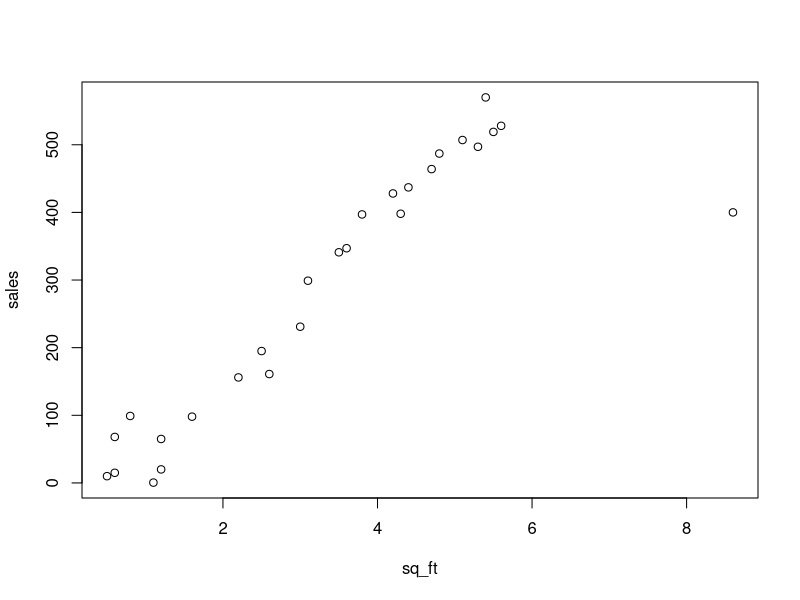
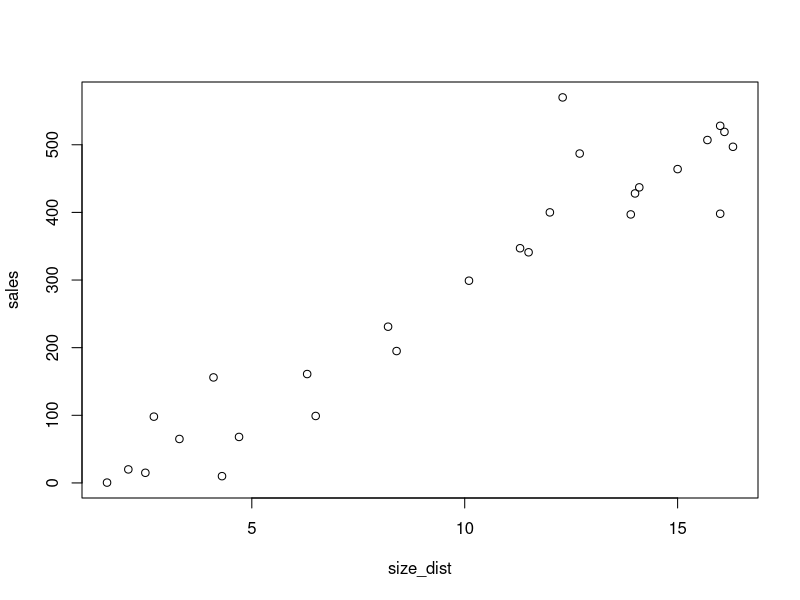
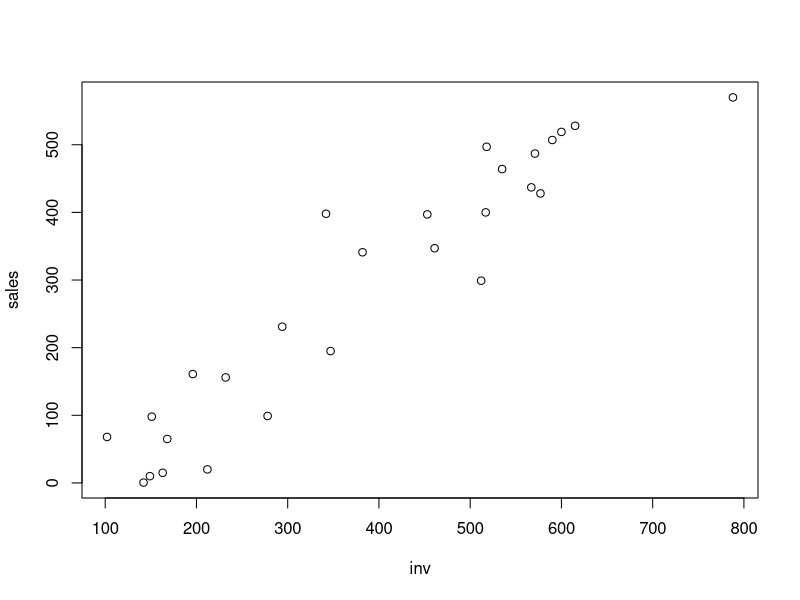
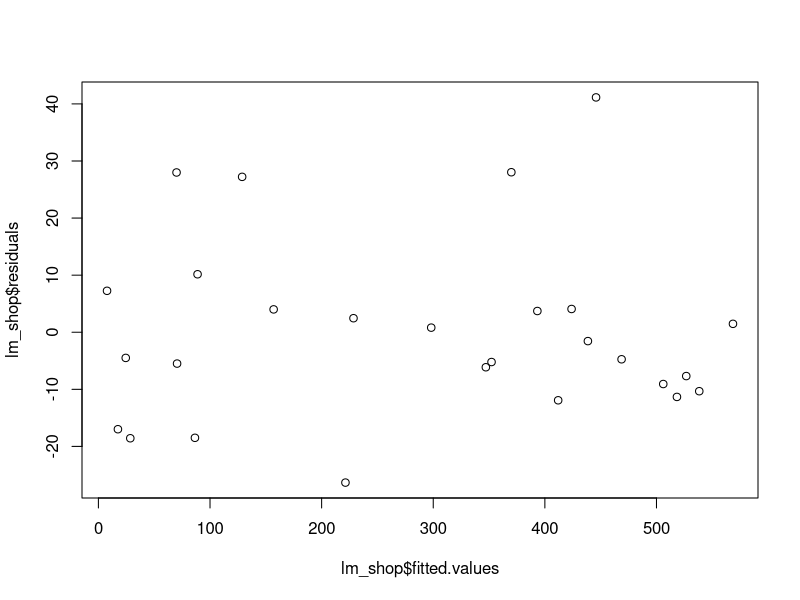
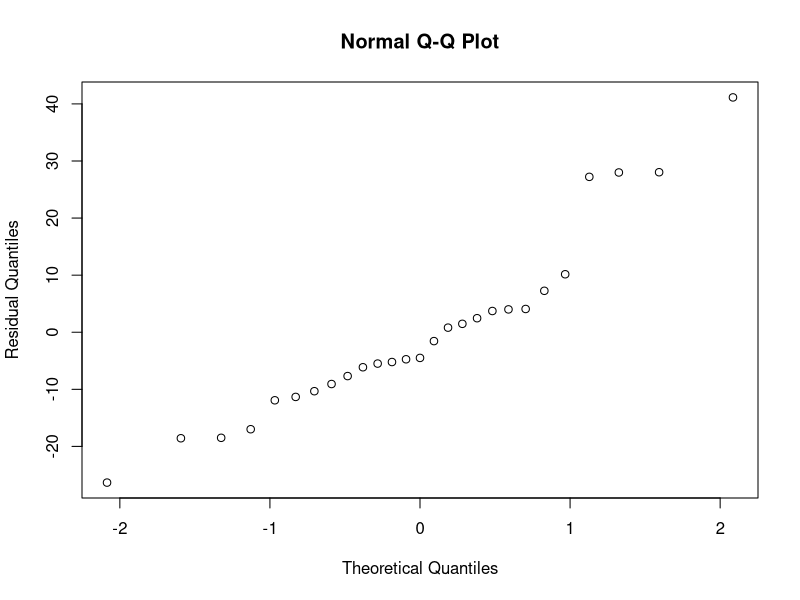
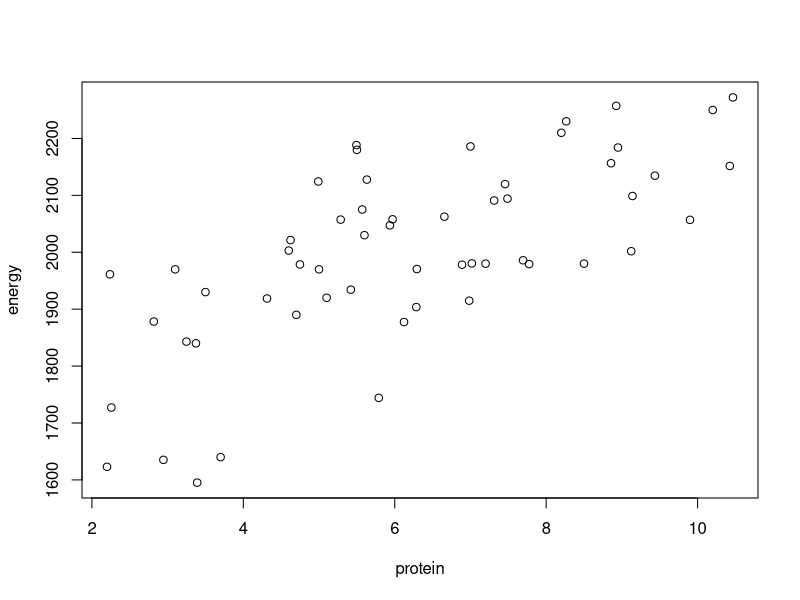
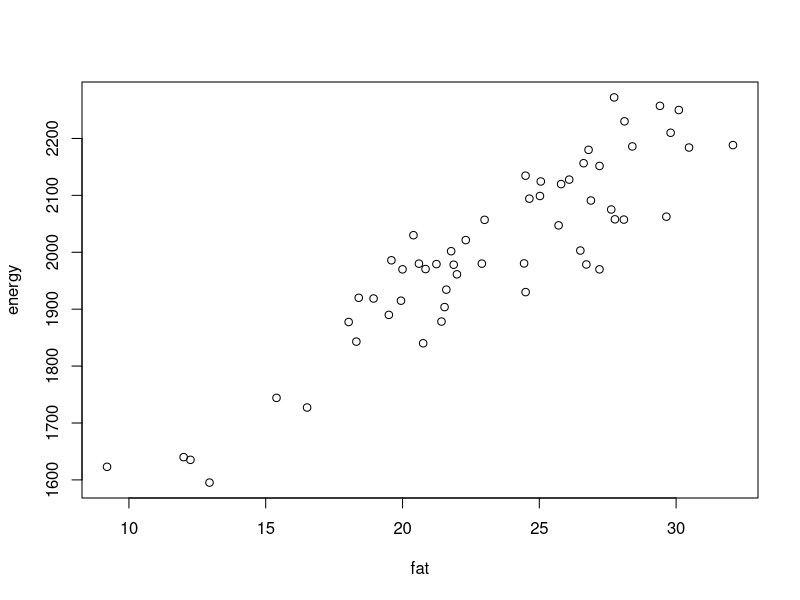
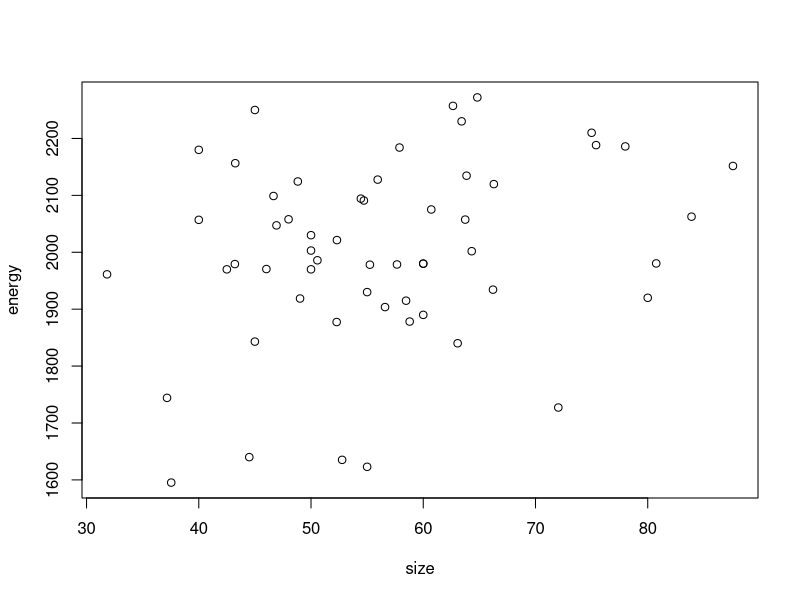

Reproduce these figures in R, in order.
## Multivariable Regression

# Read in your data set and assign to the object:
shop_data <- read.table("./sales.txt", header  = TRUE)

# Add a plot: Is linearity plausible?
plot(sales ~ sq_ft, shop_data)
plot(sales ~ size_dist, shop_data)
plot(sales ~ inv, shop_data)

# Build a linear model for net sales based on all other variables: lm_shop
lm_shop <- lm(sales~., data=shop_data)

# Summarize lm_shop
summary(lm_shop)


## Are all predictors relevant?

# Plot the residuals in function of your fitted observations
plot(lm_shop$fitted.values,lm_shop$residuals)

# Make a Q-Q plot of your residual quantiles
qqnorm(lm_shop$residuals, ylab= "Residual Quantiles")

# Summarize your model, are there any irrelevant predictors?
summary(lm_shop)

# There is no clear pattern in your residuals. Moreover, the residual quantiles 
# are approximately on one line. From the small p-values you can conclude that 
# every predictor is important!

# Predict the net sales based on shop_new.
# Read in your data set and assign to the object:
shop_new<- read.table("./shopnew.txt", header  = TRUE)
predict(lm_shop, shop_new)


## Are all predictors relevant? Take 2!

# Let's take a different dataset. In 2002 Brisbane did a study on different 
# chocolate bars and measured its energy per 100 gram, percentage of proteins, 
# percentage of fat and the total size. You're wondering whether energy is related 
# to the other variables. You can find the results in choco_data.
# Your job is to build a multi linear model for the energy based on all other 
# variables and judge its performance.

# Read in your data set and assign to the object:
choco_data<- read.table("./choc.txt", header  = TRUE)

# Add a plot: Linearity plausible?
plot(energy ~ protein, choco_data)
plot(energy ~ fat, choco_data)
plot(energy ~ size, choco_data)

# Build a linear model for the energy based on all other variables: lm_choco
lm_choco <- lm(energy~., data=choco_data)

# Plot the residuals in function of your fitted observations
plot(lm_choco$fitted.values,lm_choco$residuals)

# Make a Q-Q plot of your residual quantiles
qqnorm(lm_choco$residuals, ylab= "Residual Quantiles")

# Summarize lm_choco
summary(lm_choco)
# The predictor "size" is statistically insignificant, it is best to remove it.


